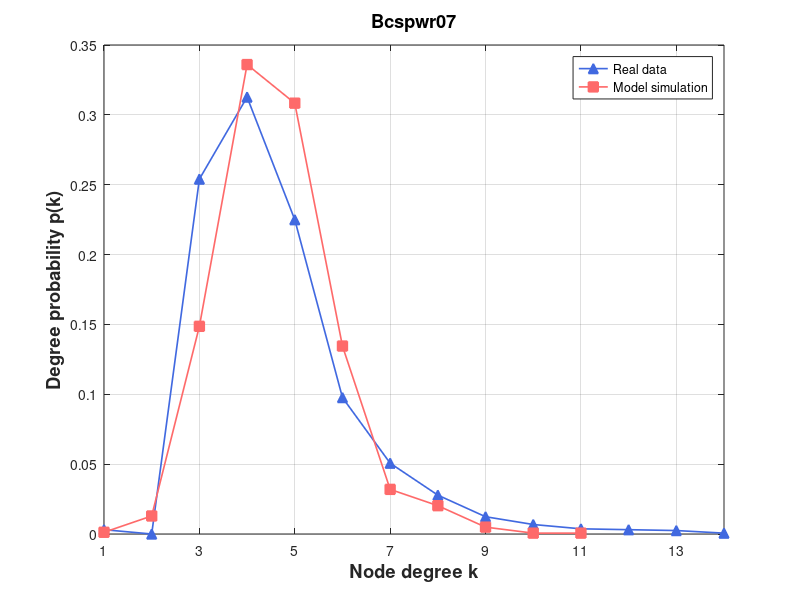

Write the MATLAB code that produced this figure.
% Create some data
% 定义度数直方图

degree_hist1 = [0, 5, 0, 411, 506, 364, 158, 82, 45, 20, 11, 6, 5, 4, 1];
degree_hist2 = [0, 2, 21, 242, 547, 502, 219, 52, 33,8,1,1];

% 将度数直方图转换为浮点型数组
 [0, 105, 92, 79, 51, 47, 24, 14, 6, 5, 2, 3, 4, 2, 1, 1, 1, 1, 2]
degree_hist1 = double(degree_hist1);
degree_hist2 = double(degree_hist2);

degree1 = degree_hist1(2:end);
degree2 = degree_hist2(2:end);
% 计算度数概率
degree_prob1 = degree1 / sum(degree1);
degree_prob2 = degree2 / sum(degree2);

figure

set(gca, 'FontSize', 12);

  
plot(1:length(degree_prob1), degree_prob1, '^-','Color',[65/256,105/256,225/256],'LineWidth',1.2,'Markersize',7,'MarkerFaceColor',[65/256,105/256,225/256])

hold on
%plot(eb, predictionData,'ro-','LineWidth',1.2,'Markersize',7,'MarkerFaceColor','r')
%plot(eb, predictionData, 's-','Color',[171/256,130/256,255/256],'LineWidth',1.2,'Markersize',7,'MarkerFaceColor',[171/256,130/256,255/256]) 
%plot(eb, epsilon7, 's-','Color',[0/256,206/256,209/256],'LineWidth',1.2,'Markersize',7,'MarkerFaceColor',[0/256,206/256,209/256])

%plot(eb, size700, 's-','Color',[171/256,130/256,255/256],'LineWidth',1.2,'Markersize',7,'MarkerFaceColor',[171/256,130/256,255/256]) %Purple
plot(1:length(degree_prob2), degree_prob2, 's-','Color',[255/256,106/256,106/256],'LineWidth',1.2,'Markersize',7,'MarkerFaceColor',[255/256,106/256,106/256])



% Turn on the grid
grid on

% Add title and axis labels
%title('Performance of Baseband QPSK')
xlabel('Node degree k','FontSize',13.2,'FontWeight','bold')
ylabel('Degree probability p(k)','FontSize',13.2,'FontWeight','bold')
legend('Real data', 'Model simulation')
% title('Wikibooks (Initial)', 'FontSize', 13.2, 'FontWeight', 'bold')
title('Bcspwr07', 'FontSize', 13.2, 'FontWeight', 'bold')
% axis([0.03 1.02 0 0.35])
%set(gca,'xtick',[xmin:step:xmax])
% set(gca,'xtick',[1:1000:11000])
set(gca,'xtick', 1:2:max(length(degree_prob1),length(degree_prob2)))
% set(gca,'xticklabels',{'0','0.16','0.32','0.48','0.64','0.80'});
%set(gca,'ytick',[0:0.05:0.35])
xlim([1 max(length(degree_prob1),length(degree_prob2))])
%set(gca,'xscale','log')